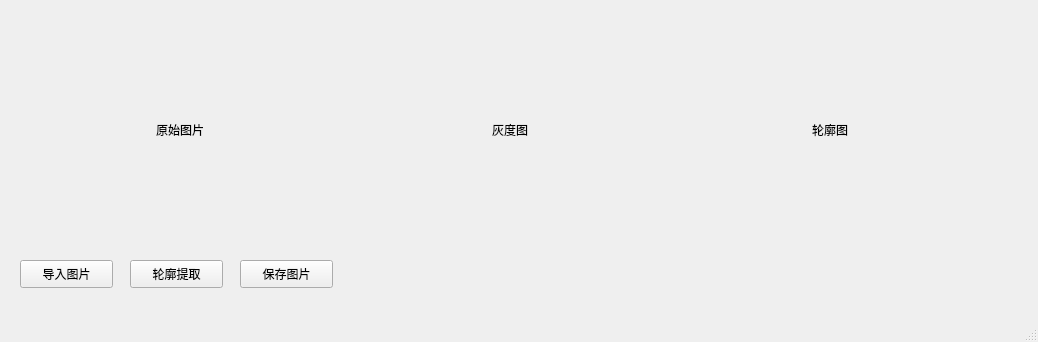
<?xml version="1.0" encoding="UTF-8"?>
<ui version="4.0">
 <class>ChildWindow</class>
 <widget class="QMainWindow" name="ChildWindow">
  <property name="geometry">
   <rect>
    <x>0</x>
    <y>0</y>
    <width>1038</width>
    <height>342</height>
   </rect>
  </property>
  <property name="windowTitle">
   <string>MainWindow</string>
  </property>
  <widget class="QWidget" name="centralwidget">
   <widget class="QLabel" name="input_label">
    <property name="geometry">
     <rect>
      <x>30</x>
      <y>30</y>
      <width>300</width>
      <height>200</height>
     </rect>
    </property>
    <property name="text">
     <string>原始图片</string>
    </property>
    <property name="alignment">
     <set>Qt::AlignCenter</set>
    </property>
   </widget>
   <widget class="QLabel" name="gray_label">
    <property name="geometry">
     <rect>
      <x>360</x>
      <y>30</y>
      <width>300</width>
      <height>200</height>
     </rect>
    </property>
    <property name="text">
     <string>灰度图</string>
    </property>
    <property name="alignment">
     <set>Qt::AlignCenter</set>
    </property>
   </widget>
   <widget class="QLabel" name="outputImg_label">
    <property name="geometry">
     <rect>
      <x>680</x>
      <y>30</y>
      <width>300</width>
      <height>200</height>
     </rect>
    </property>
    <property name="text">
     <string>轮廓图</string>
    </property>
    <property name="alignment">
     <set>Qt::AlignCenter</set>
    </property>
   </widget>
   <widget class="QPushButton" name="inputBtn">
    <property name="geometry">
     <rect>
      <x>20</x>
      <y>260</y>
      <width>93</width>
      <height>28</height>
     </rect>
    </property>
    <property name="text">
     <string>导入图片</string>
    </property>
   </widget>
   <widget class="QPushButton" name="getBtn">
    <property name="geometry">
     <rect>
      <x>130</x>
      <y>260</y>
      <width>93</width>
      <height>28</height>
     </rect>
    </property>
    <property name="text">
     <string>轮廓提取</string>
    </property>
   </widget>
   <widget class="QPushButton" name="saveBtn">
    <property name="geometry">
     <rect>
      <x>240</x>
      <y>260</y>
      <width>93</width>
      <height>28</height>
     </rect>
    </property>
    <property name="text">
     <string>保存图片</string>
    </property>
   </widget>
  </widget>
  <widget class="QMenuBar" name="menubar">
   <property name="geometry">
    <rect>
     <x>0</x>
     <y>0</y>
     <width>1038</width>
     <height>25</height>
    </rect>
   </property>
  </widget>
  <widget class="QStatusBar" name="statusbar"/>
 </widget>
 <resources/>
 <connections/>
</ui>
